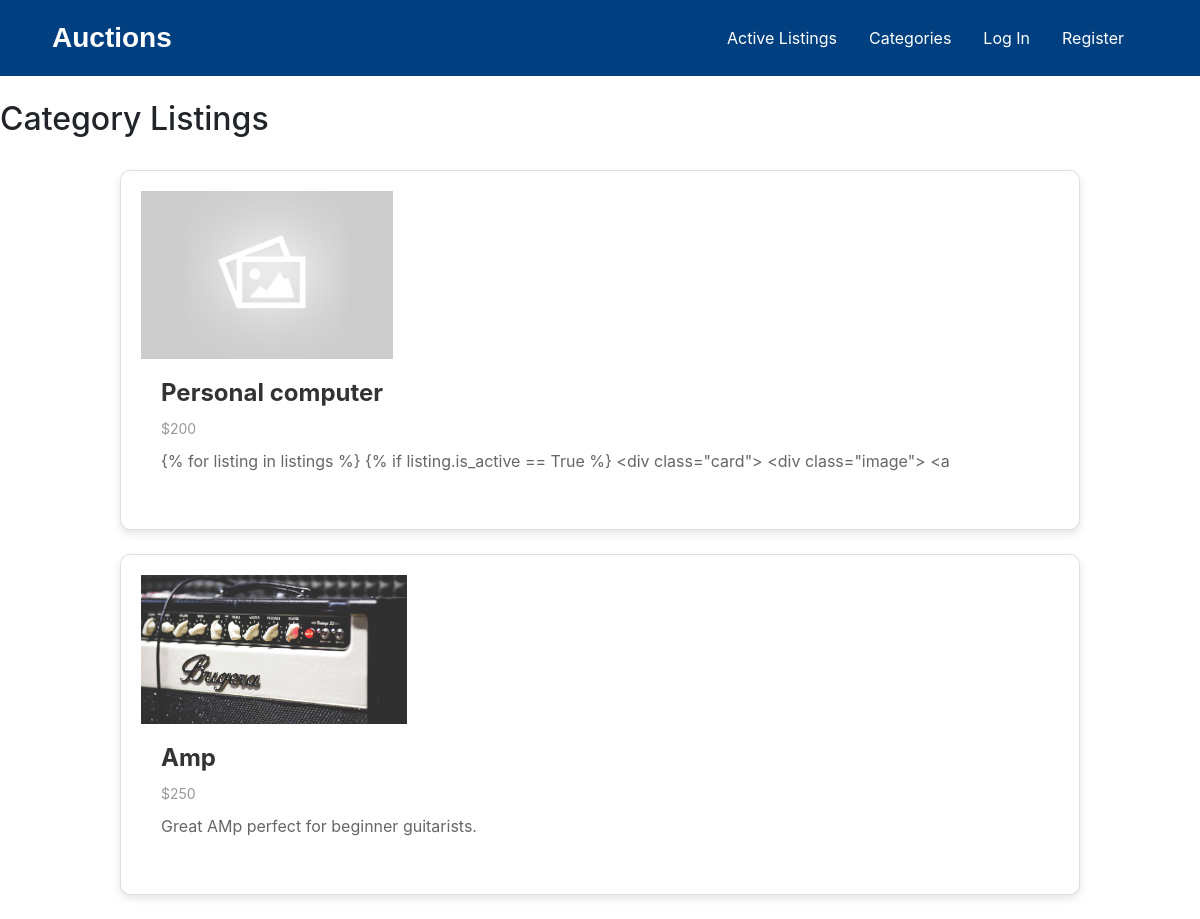
Before: /categories/1/ with the older database file.
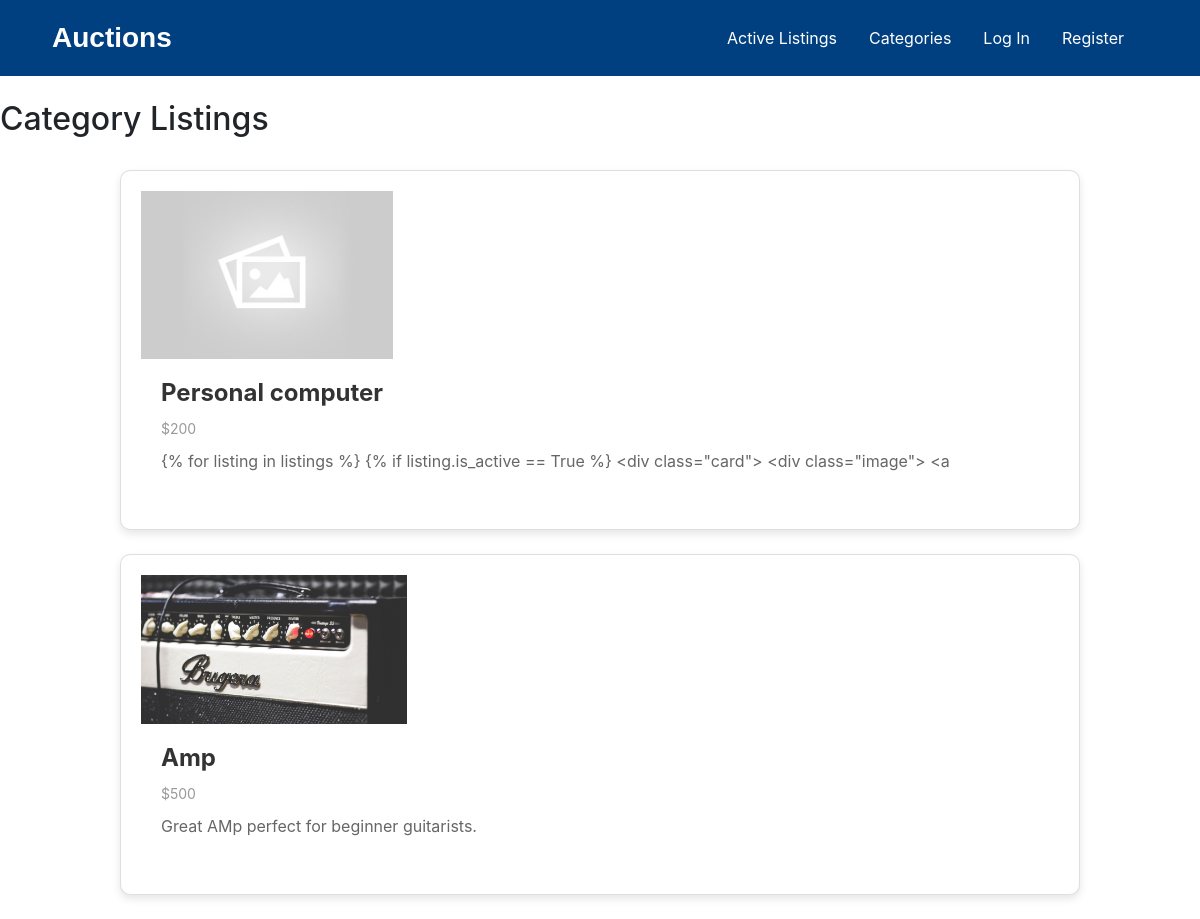
After: the same page with the newer database file.
### auctions/models.py (models this page shows, shortened)
class Listings(models.Model):
        owner = models.ForeignKey(User, on_delete=models.CASCADE, default=None)
        title = models.CharField(max_length=60)
        description = models.TextField(max_length=700, blank=True, null=True)
        category = models.ForeignKey(Category, on_delete=models.CASCADE, null=True, blank=True)
        bid_price = models.IntegerField(blank=True, null=True)
        image = models.ImageField(null=True, blank=True, upload_to='listing-image', default='listing-image/default.jpg')
        is_active= models.BooleanField(default=True)
        in_watchlist = models.ManyToManyField(User, blank=True, related_name="watchlist")

### auctions/views.py (the view)
# urls.py: path('categories/<int:category_id>/', views.viewCategories, name='view-categories'),
def viewCategories(request, category_id=None):
    categories = Category.objects.all()
    listings = Listings.objects.all()
    if category_id:
        category = get_object_or_404(Category, pk=category_id)
        listings = listings.filter(category=category)
    listings_with_categories = {}
    for category in categories:
        listings_with_categories[category] = listings.filter(category=category)
    context = {
        'listings_with_categories': listings_with_categories,
        'categories': categories,
        'selected_category': category if category_id else None,
    }
    return render(request, 'auctions/categories.html', context)

### auctions/templates/auctions/categories.html (shortened to what this page needs)
{% extends 'auctions/layout.html' %}
{% load static %}
{% block staticfile %} {% static "auctions/active-listings.css" %} {% endblock %}
{% block body %}
<h2>Category Listings</h2>
<br>
{% for category, listings in listings_with_categories.items %}
        {% for listing in listings %}
            {% if listing.is_active == True %}
                <div class="card">
                    <div class="image">
                        <a href="{% url 'listing' listing.id %}">
                        <img src="{{listing.image.url}}" alt="{{listing.title}}'s' image">
                        </a>
                    </div>
                    <div class="card-content">
                        <a href="{% url 'listing' listing.id %}">
                        <h2 class="card-title">{{listing.title.capitalize}}</h2>
                        <p class="card-category">${{listing.bid_price}}</p>
                        <p class="card-description">{{listing.description|slice:'150'}}</p>
                        </a>
                    </div>
                </div>
                <br>
            {% endif %}
      {% endfor %}
{% endfor %}
{% endblock body %}

Changed rows visible on the page:
changed Listings "Amp": bid_price "250" → "500"
